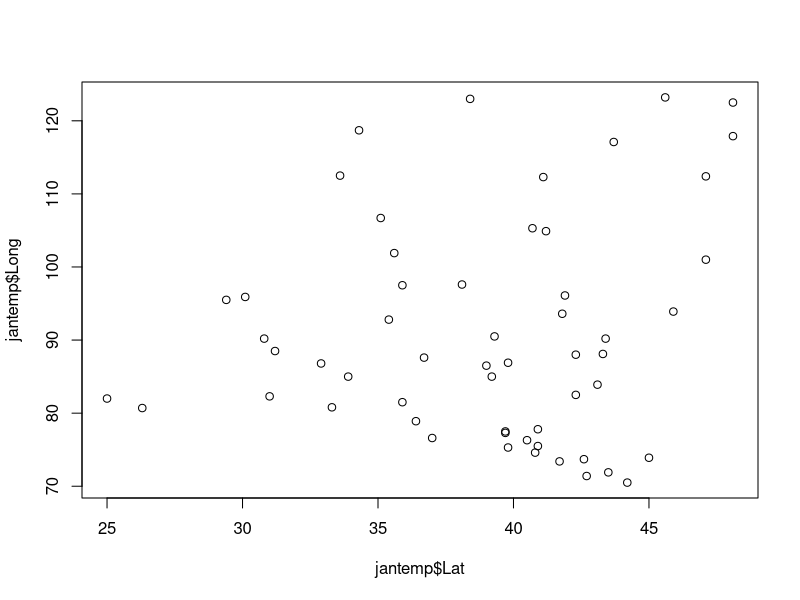
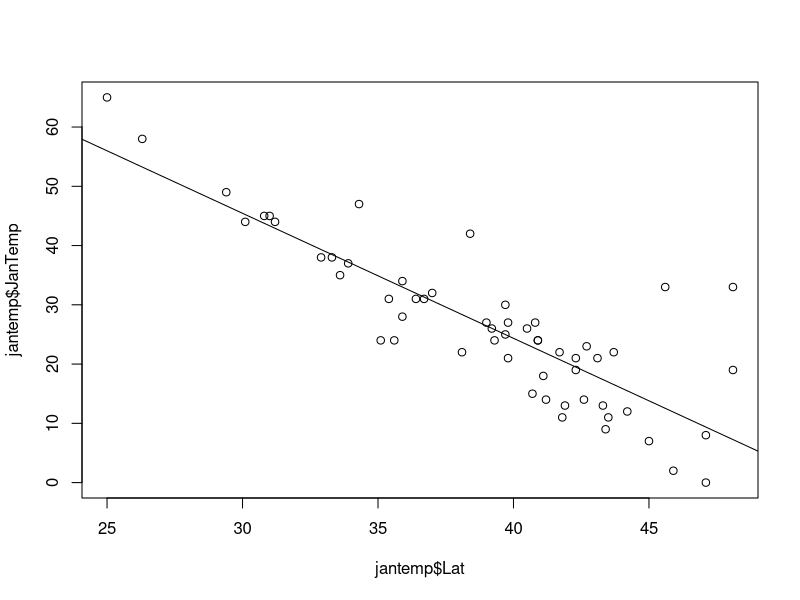
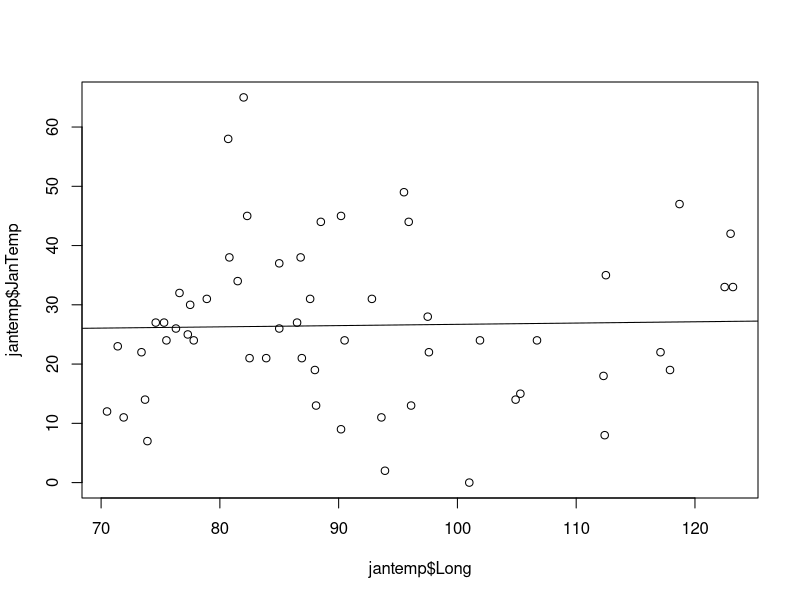
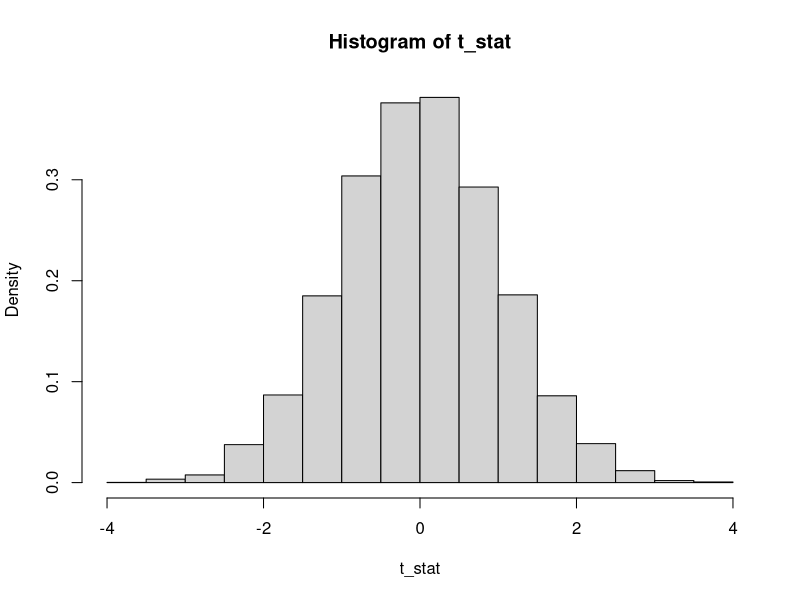
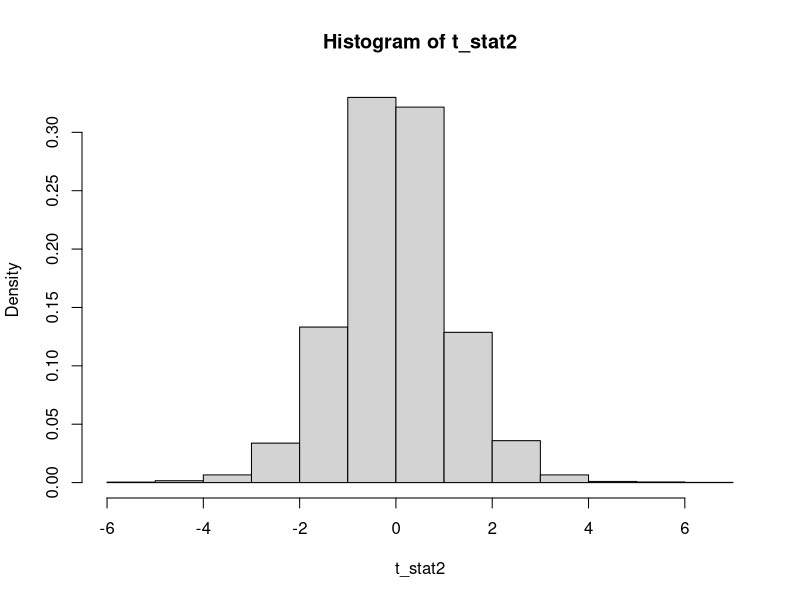
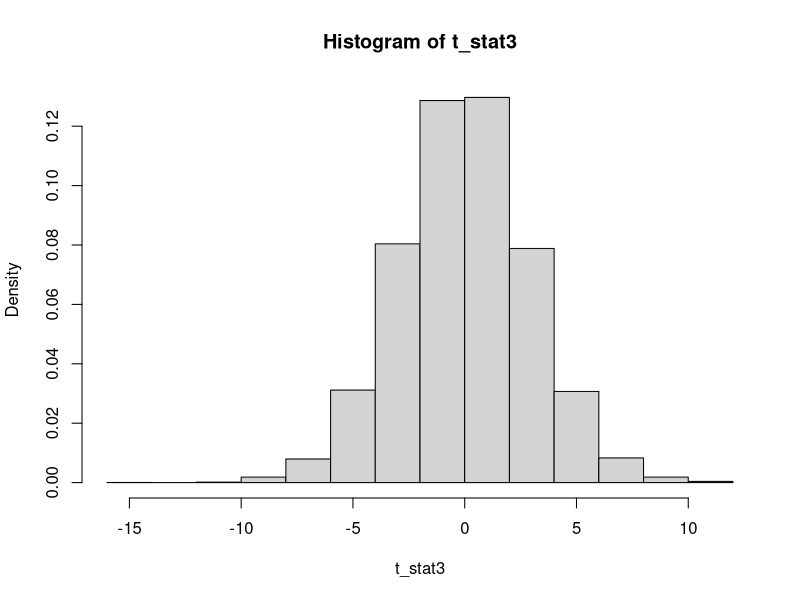

The R script that drew these images, in order:
## ---- chunk 1
knitr::opts_chunk$set(echo = TRUE)
## ---- chunk 2

jantemp <- read.csv("january_temp.csv", header = TRUE)
attach(jantemp)

plot(jantemp$Lat, jantemp$Long)

## ---- chunk 3

jantempLat <- lm(jantemp$JanTemp~jantemp$Lat)

plot(jantemp$JanTemp~jantemp$Lat)
abline(jantempLat$coefficients)

anova(jantempLat)
summary(jantempLat)

## ---- chunk 4


jantempLong <- lm(jantemp$JanTemp~jantemp$Long)

plot(jantemp$JanTemp~jantemp$Long)
abline(jantempLong$coefficients)

anova(jantempLong)
summary(jantempLong)



## ---- chunk 5

jantempLatLong <- lm(jantemp$JanTemp~jantemp$Lat+jantemp$Long)

anova(jantempLatLong)
summary(jantempLatLong)

## ---- chunk 6

jantempLatLongInt <- lm(jantemp$JanTemp~jantemp$Lat+jantemp$Long + jantemp$Lat*jantemp$Long)

anova(jantempLatLongInt)
summary(jantempLatLongInt)

## ---- chunk 7

t_stat <- numeric()

for(i in 1:10000){

  sample1 <- rnorm(10000,0,1)
  sample2 <- rnorm(10000,0,1)

  t_stat[i] <- t.test(sample1, sample2, var.equal = F)$statistic
}
#t_stat


hist(t_stat, freq = F)


## ---- chunk 8

t_stat2 <- numeric()

for(i in 1:10000){

  sample1 <- rnorm(100,0,1)
  sample2 <- rnorm(10,0,5)

  t_stat2[i] <- t.test(sample1, sample2, var.equal = F)$statistic
}
#t_stat


hist(t_stat2, freq = F)


## ---- chunk 9

t_stat3 <- numeric()

for(i in 1:10000){

  sample1 <- rnorm(100,0,1)
  sample2 <- rnorm(10,0,5)

  t_stat3[i] <- t.test(sample1, sample2, var.equal = TRUE)$statistic
}
#t_stat


hist(t_stat3, freq = F)


